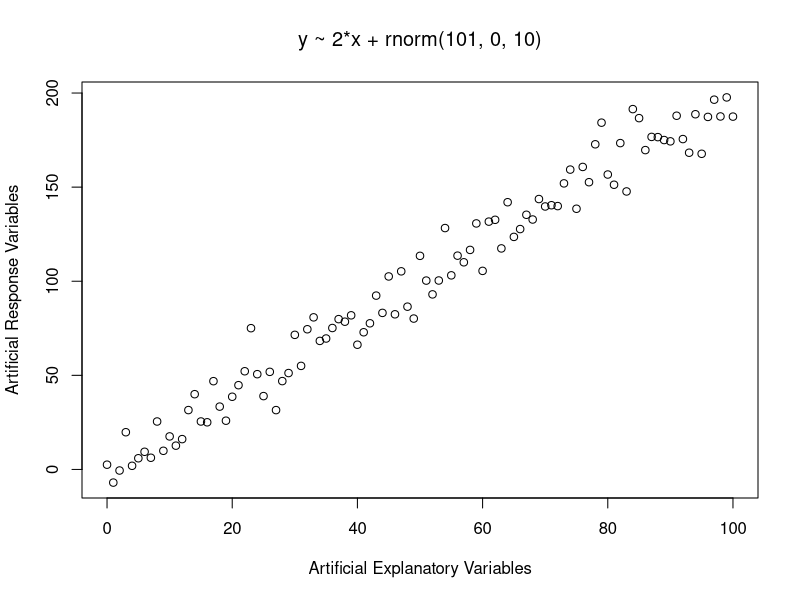
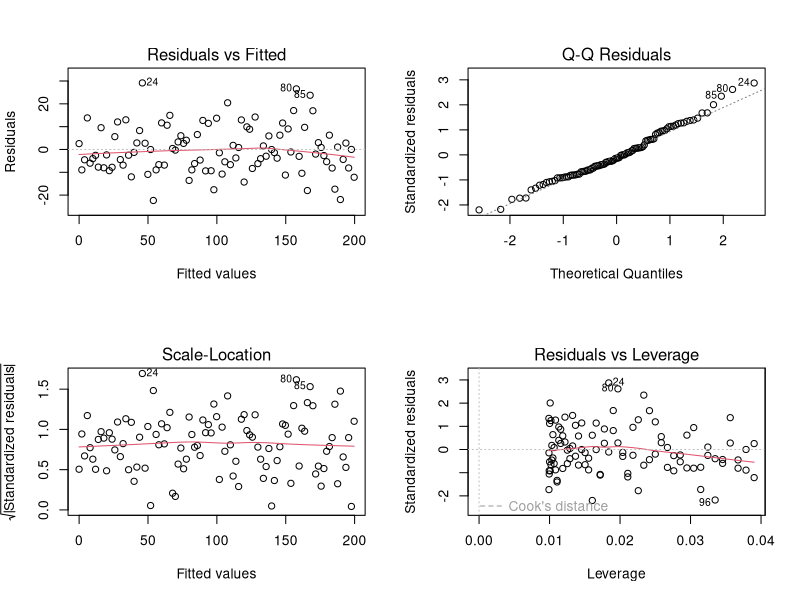

These charts were generated, in order, by the following R code: (Note: this script raises an error after producing the figures.)
# The model below "pretends to or "fakes" a linear regression and bootstraps the confidence interval on the slope.

set.seed(15723) # Set the seeed

# Generate the required data
x <- 0:100 # Generate a series from 0 to 100
y <- 2*x + rnorm(101, 0, 10) # Generate the corresponding y values

plot(x, y, main=expression("y ~ 2*x + rnorm(101, 0, 10)"),
     xlab="Artificial Explanatory Variables",
     ylab="Artificial Response Variables") # Plot the resulting data

mod1 <- lm(y ~ x) # Fit the model
summary(mod1) # Review the model
par(mfrow=c(2,2)) # Put the following plots into a 2 x 2 layout
plot(mod1) # Review the plots of the data
ryHat <- fitted(mod1) # Generate a vector of fitted values
# This vector is 101 rows x 1 column

errors <- resid(mod1) # Grab the residuals from the model

# Make the bootstrapping function
boot <- function(n = 10000){
  b1 <- numeric(n)
  b1[1] <- coef(mod1)[2]
  
  for(i in 2:n){
    residBoot <- sample(errors, replace=F)
    yBoot <- yHat + residBoot
    modBoot <- lm(yBoot ~ x)
    b1[i] <- coef(modBoot)[2]
  }
  
  return(b1)
}

# Run the bootstrapping function
system.time( bootB1 <- boot() )
mean(bootB1)